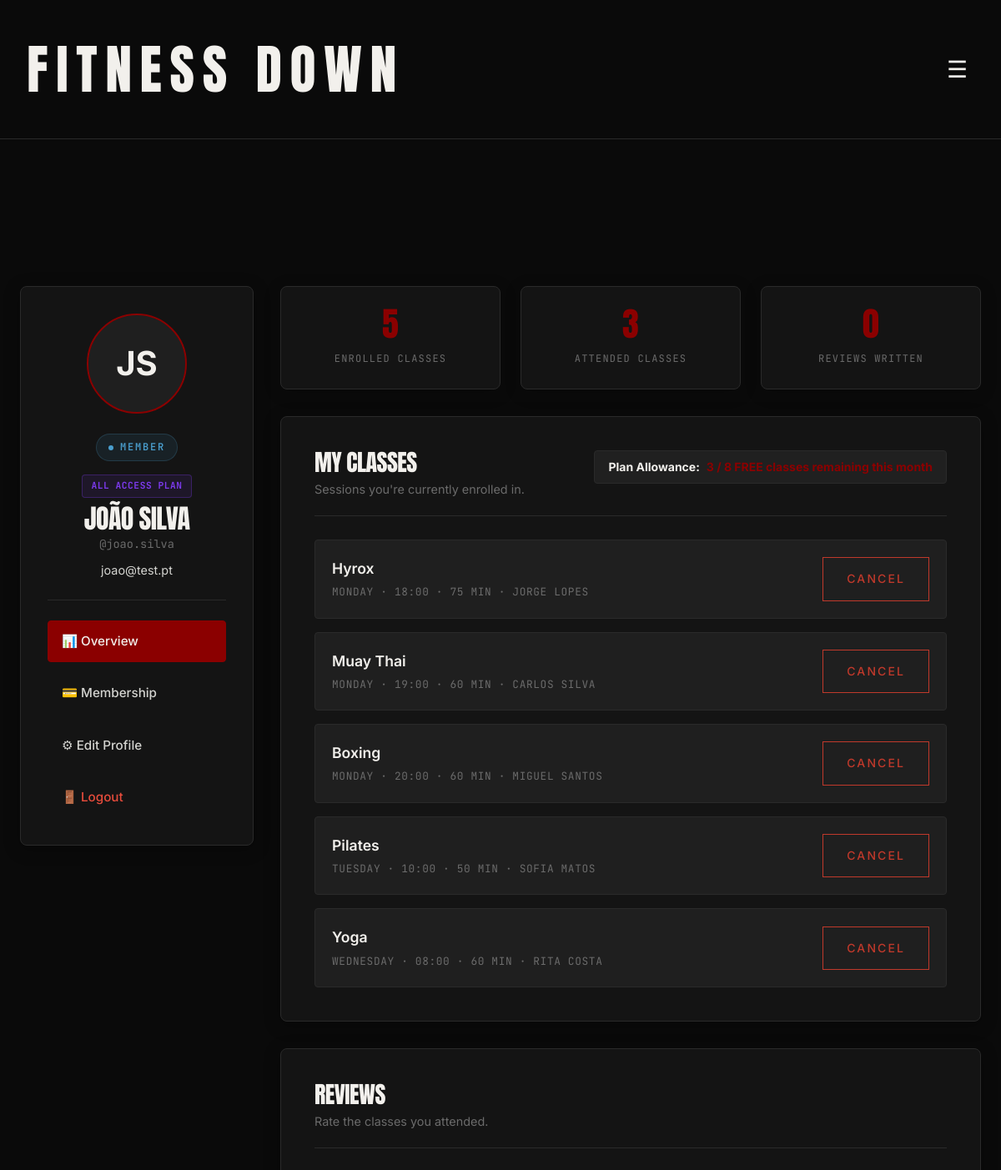
The app's page /profile.php (signed in, upper part), older data.
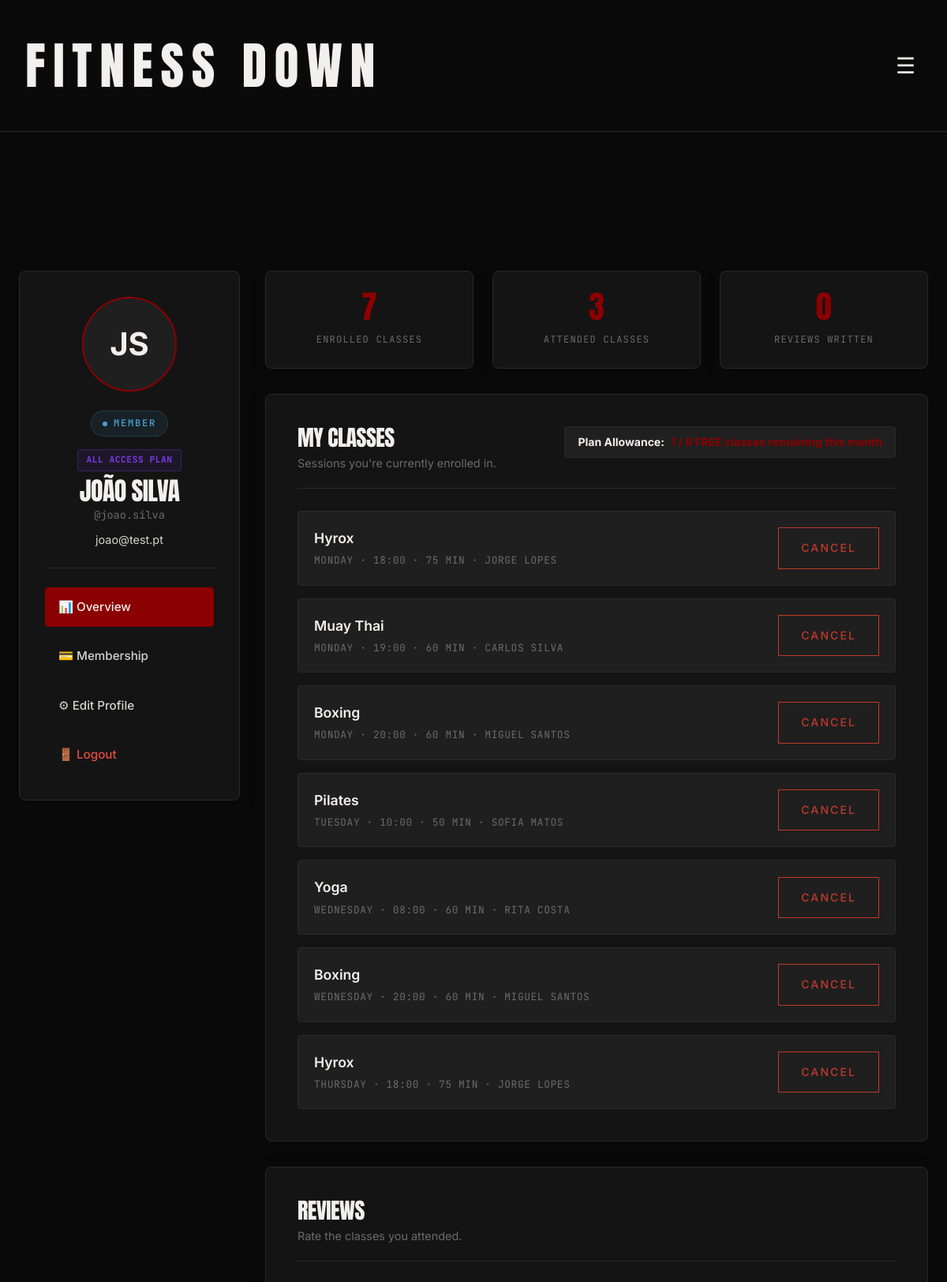
The same page, newer data.
### tables this page shows
CREATE TABLE users (
    id INTEGER PRIMARY KEY AUTOINCREMENT,
    name TEXT NOT NULL,
    email TEXT NOT NULL UNIQUE,
    username TEXT NOT NULL UNIQUE,
    password_hash TEXT NOT NULL,
    profile_photo TEXT,
    role TEXT NOT NULL CHECK (role IN ('member', 'trainer', 'admin')),
    created_at TEXT NOT NULL DEFAULT CURRENT_TIMESTAMP,
    is_active INTEGER NOT NULL DEFAULT 1
);

CREATE TABLE member_subscriptions(
    id INTEGER PRIMARY KEY AUTOINCREMENT,
    member_id INTEGER NOT NULL,
    plan_id INTEGER NOT NULL,
    status TEXT NOT NULL DEFAULT 'active' CHECK (status IN ('active', 'cancelled', 'expired')),
    start_date TEXT NOT NULL DEFAULT CURRENT_TIMESTAMP,
    end_date TEXT,
    FOREIGN KEY (member_id) REFERENCES users(id) ON DELETE CASCADE,
    FOREIGN KEY (plan_id) REFERENCES membership_plans(id) ON DELETE RESTRICT
);

CREATE TABLE membership_plans(
    id INTEGER PRIMARY KEY AUTOINCREMENT,
    name TEXT NOT NULL UNIQUE,
    price INTEGER NOT NULL CHECK (price >= 0),
    description TEXT,
    features TEXT,
    is_active INTEGER NOT NULL DEFAULT 1
);

CREATE TABLE enrollments(
    id INTEGER PRIMARY KEY AUTOINCREMENT,
    member_id INTEGER NOT NULL,
    session_id INTEGER NOT NULL,
    enrolled_at TEXT NOT NULL DEFAULT CURRENT_TIMESTAMP,
    status TEXT NOT NULL CHECK (status IN ('enrolled', 'cancelled', 'waitlisted')) DEFAULT 'enrolled',
    waitlist_pos INTEGER, --null if enr, 1-based if waitlist, updated by app if waitlist shifts
    attended INTEGER NOT NULL DEFAULT 0, -- 0 not attended, 1 attented

    FOREIGN KEY (member_id) REFERENCES users(id) ON DELETE RESTRICT,
    FOREIGN KEY (session_id) REFERENCES sessions(id) ON DELETE CASCADE,
    UNIQUE (member_id, session_id)
);

CREATE TABLE classes(
    id INTEGER PRIMARY KEY AUTOINCREMENT,
    trainer_id INTEGER NOT NULL,
    name TEXT NOT NULL, --this name will be the type of class
    description TEXT,
    difficulty TEXT NOT NULL CHECK (difficulty IN('beginner', 'intermediate', 'advanced')),
    duration_minutes INTEGER NOT NULL,
    capacity INTEGER NOT NULL,
    photo TEXT,
    is_active INTEGER NOT NULL DEFAULT 1,
    FOREIGN KEY (trainer_id) REFERENCES users(id) ON DELETE RESTRICT
);

CREATE TABLE sessions(
    id INTEGER PRIMARY KEY AUTOINCREMENT,
    class_id INTEGER NOT NULL,
    day_of_week TEXT NOT NULL CHECK (day_of_week IN ('monday','tuesday','wednesday','thursday','friday','saturday','sunday')),
    start_time TEXT NOT NULL,
    duration_minutes INTEGER NOT NULL CHECK (duration_minutes > 0),
    status TEXT NOT NULL DEFAULT 'scheduled' CHECK (status IN ('scheduled', 'completed', 'cancelled')),
    notes TEXT,
    FOREIGN KEY (class_id) REFERENCES classes(id) ON DELETE CASCADE
);

### includes/helper.php (called while the page is built, shortened)
<?php
function e(string $val): string {
    return htmlspecialchars($val, ENT_QUOTES | ENT_SUBSTITUTE, 'UTF-8');
}

### profile.php (the view, shortened to what the rows shown need)
<?php
$pdo = get_db();
$user_id = $_SESSION['user_id'];
$stmt = $pdo->prepare('SELECT id, name, email, username, profile_photo FROM users WHERE id = ?');
$stmt->execute([$user_id]);
$user = $stmt->fetch();
$profile_photo = $user['profile_photo'];
$attended_sessions = [];
$enrolled_sessions = [];
$active_sub = null;
if (($_SESSION['role'] ?? '') === 'member') {
    $stmt = $pdo->prepare("
        SELECT ms.id AS sub_id, ms.start_date, mp.id AS plan_id, mp.name AS plan_name, mp.price, mp.description, mp.features
        FROM member_subscriptions ms
        JOIN membership_plans mp ON mp.id = ms.plan_id
        WHERE ms.member_id = ? AND ms.status = 'active'
        LIMIT 1
    ");
    $stmt->execute([$user_id]);
    $active_sub = $stmt->fetch();
    $stmt = $pdo->prepare("
        SELECT e.id AS enrollment_id, c.name AS class_name, s.day_of_week, s.start_time,
               u.name AS trainer_name, r.rating, r.comment
        FROM enrollments e
        JOIN sessions s ON s.id = e.session_id
        JOIN classes c ON c.id = s.class_id
        JOIN users u ON u.id = c.trainer_id
        LEFT JOIN reviews r ON r.enrollment_id = e.id
        WHERE e.member_id = ? AND e.attended = 1
        ORDER BY e.enrolled_at DESC
    ");
    $stmt->execute([$user_id]);
    $attended_sessions = $stmt->fetchAll();
}
if (($_SESSION['role'] ?? '') === 'member') {
    $stmt = $pdo->prepare("
        SELECT e.session_id, c.name AS class_name, s.day_of_week, s.start_time,
               s.duration_minutes, u.name AS trainer_name, c.id AS class_id
        FROM enrollments e
        JOIN sessions s ON s.id = e.session_id
        JOIN classes c ON c.id = s.class_id
        JOIN users u ON u.id = c.trainer_id
        WHERE e.member_id = ? AND e.status = 'enrolled'
        ORDER BY CASE s.day_of_week
            WHEN 'monday'    THEN 1 WHEN 'tuesday'  THEN 2 WHEN 'wednesday' THEN 3
            WHEN 'thursday'  THEN 4 WHEN 'friday'   THEN 5 WHEN 'saturday'  THEN 6
            WHEN 'sunday'    THEN 7 END, s.start_time
    ");
    $stmt->execute([$user_id]);
    $enrolled_sessions = $stmt->fetchAll();
}
include __DIR__ . '/includes/header.php';
$active_tab = 'overview';
?>
<main class="profile-container">
    <aside class="profile-sidebar">
        <div class="profile-sidebar__card">
            <div class="profile-sidebar__avatar <?= $profile_photo ? '' : 'profile-sidebar__avatar--initials' ?>">
                <?php if ($profile_photo): ?>
                    <img src="<?= e($profile_photo) ?>" alt="<?= e($user['name']) ?>">
                <?php else: ?>
                    <span><?= e(implode('', array_map(fn($p) => strtoupper($p[0] ?? ''), explode(' ', $user['name']))) ?: 'U') ?></span>
                <?php endif; ?>
            </div>
            <div class="profile-sidebar__info">
                <span class="profile-role-badge profile-role-badge--<?= e($_SESSION['role'] ?? 'member') ?>">
                    <?= e(ucfirst($_SESSION['role'] ?? 'member')) ?>
                </span>
                <?php if (($_SESSION['role'] ?? '') === 'member' && $active_sub): ?>
                    <span class="profile-plan-badge plan-badge--<?= e(strtolower(str_replace(' ', '-', $active_sub['plan_name']))) ?>">
                        <?= e($active_sub['plan_name']) ?> Plan
                    </span>
                <?php endif; ?>
                <h1 class="profile-sidebar__name"><?= e($user['name']) ?></h1>
                <p class="profile-sidebar__username">@<?= e($user['username']) ?></p>
                <p class="profile-sidebar__email"><?= e($user['email']) ?></p>
            </div>
        </div>
    </aside>
    <div class="profile-content">
        <div class="profile-tab-content" id="tab-content-overview" style="display: <?= $active_tab === 'overview' ? 'block' : 'none' ?>;">
            <?php if (($_SESSION['role'] ?? '') === 'member'): ?>
                <section class="profile-enrollments profile-card-wrapper">
                    <header class="profile-card-header" style="display: flex; justify-content: space-between; align-items: flex-start; flex-wrap: wrap; gap: 1rem;">
                        <div>
                            <h2>My classes</h2>
                        </div>
                    </header>
                    <?php if (empty($enrolled_sessions)): ?>
                        <p class="profile-enrollments__empty">
                            You're not enrolled in any sessions yet. <a href="/classes.php" style="color: var(--accent); text-decoration: underline;">Browse classes</a>
                        </p>
                    <?php else: ?>
                        <ul class="profile-enrollment-list enrollment-list">
                            <?php
                            $day_label = [
                                'monday' => 'Monday', 'tuesday' => 'Tuesday', 'wednesday' => 'Wednesday',
                                'thursday' => 'Thursday', 'friday' => 'Friday', 'saturday' => 'Saturday', 'sunday' => 'Sunday',
                            ];
                            foreach ($enrolled_sessions as $enr): ?>
                            <li class="profile-enrollment-row enrollment-item" data-session-id="<?= $enr['session_id'] ?>">
                                <div class="profile-enrollment-info enrollment-details">
                                    <span class="profile-enrollment-name enrollment-name"><?= e($enr['class_name']) ?></span>
                                    <span class="profile-enrollment-meta enrollment-meta">
                                        <?= e($day_label[$enr['day_of_week']] ?? $enr['day_of_week']) ?>
                                        · <?= e($enr['start_time']) ?>
                                        · <?= $enr['duration_minutes'] ?> min
                                        · <?= e($enr['trainer_name']) ?>
                                    </span>
                                </div>
                                <button type="button"
                                        class="button button--danger profile-enrollment-cancel"
                                        data-session-id="<?= $enr['session_id'] ?>"
                                        data-name="<?= e($enr['class_name']) ?>">
                                    Cancel
                                </button>
                            </li>
                            <?php endforeach; ?>
                        </ul>
                    <?php endif; ?>
                </section>
                <?php if (!empty($attended_sessions)): ?>
                <section class="profile-reviews profile-card-wrapper" style="margin-top: 2rem;">
                    <header class="profile-card-header">
                        <h2>Reviews</h2>
                    </header>
                </section>
                <?php endif; ?>
            <?php endif; ?>
        </div>
    </div>
</main>
<?php include __DIR__ . '/includes/footer.php';

Row changes from the older to the newer data that the page shows:
added enrollments: classes.name "Boxing", session.day_of_week "WEDNESDAY", session.start_time "20:00", session.duration_minutes "60", users.name "MIGUEL SANTOS"
added enrollments: classes.name "Hyrox", session.day_of_week "THURSDAY", session.start_time "18:00", session.duration_minutes "75", users.name "JORGE LOPES"
Text that changed along with them:
$stats['enrolled']: "5" → "7"
